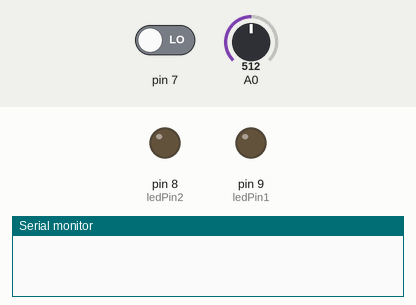
A sketch run on a simulated Arduino Uno, built with avr-gcc and run on an emulated ATmega328P. Shown: output pins drawn as LEDs (lit = HIGH), the last lines printed to the serial monitor. The test bench sets the inputs (shaded band); at power-on: pin 7 LOW, A0 = 512.

Above: at 1.2 s.
1.3 s: pin 7 driven HIGH
At 3.2 s:
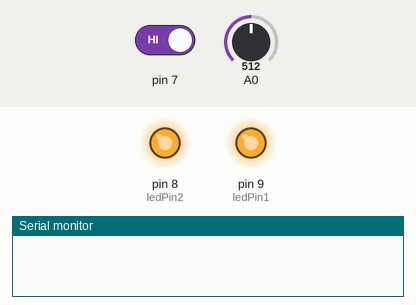
3.5 s: A0 set to 440
At 4.4 s:
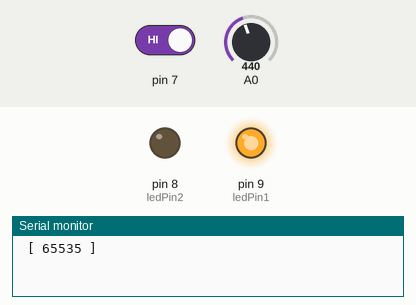
5.0 s: A0 set to 460
At 5.6 s:
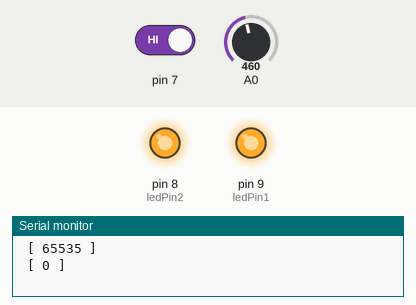
6.5 s: pin 7 driven LOW
At 6.8 s:
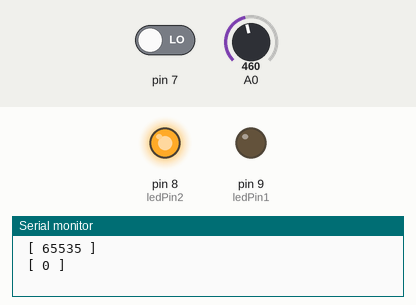
8.0 s: A0 set to 306
At 9.2 s:
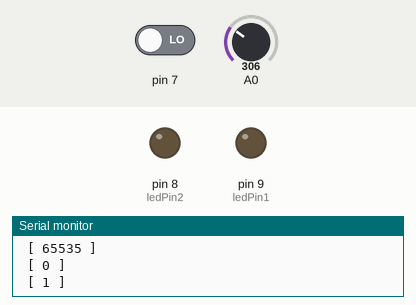
Timing chart, 0 to 10.5 s (numbered marks = the images above; inputs shaded):
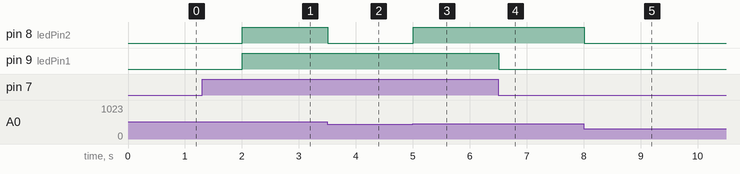

Measured:
- after the input at 1.3 s, pin 9 (ledPin1): LOW → HIGH after 0.70 s
- after the input at 3.5 s, pin 8 (ledPin2): HIGH → LOW at once
- after the input at 5.0 s, pin 8 (ledPin2): LOW → HIGH at once
- after the input at 6.5 s, pin 9 (ledPin1): HIGH → LOW at once
- after the input at 8.0 s, pin 8 (ledPin2): HIGH → LOW at once

The sketch:

TestFacility.ino
```cpp
int ledPin1 = 9; // Red LED for FlameDetector sensor
int ledPin2 = 8; // Blue LED for PIR sensor
unsigned int pCount = 0;

void setup()
{


  Serial.begin(9600); // Communication rate
  pinMode(ledPin1, OUTPUT); // Assign ledPin1 to output
  pinMode(ledPin2, OUTPUT); // Assign ledPin2 to output

}


void loop()
{
  int Flame_Detector_sensor1, Flame_Detector_sensor2; // Assign two integers.
  int PIR_sensor; // Assign integer.


  // Connect the sensors to analog pins.
  PIR_sensor = digitalRead(7); // From analog to digital (0 and 1)
  //	Flame_Detector_sensor1 = analogRead(A1); // Reads analog.
  Flame_Detector_sensor2 = analogRead(A0); // Reads analog.

  // Only two instance of a static field exists

  static long start1 = 0;  // It will be shared by all instances.
  static long start2 = 0;  // .....
  static int timer = 2000; //	 .....
  static int bigtimer = 2000; // ....

  // && millis() > timer + start1

  if(PIR_sensor == 1 && millis() > timer + start1){

    start1 = millis(); // start1 counter
    digitalWrite(ledPin1, HIGH); // Active blue LED.


  }
  else if(PIR_sensor == 0){
    digitalWrite(ledPin1, LOW); // Unactive blue LED.
  }

  // && millis() > timer + start2
  if(Flame_Detector_sensor2 >= 450 && millis() > timer + start2){

    start2 = millis(); // start2 counter
    digitalWrite(ledPin2, HIGH); // Active red LED.

  }
  else if(Flame_Detector_sensor2 <= 450) {

    digitalWrite(ledPin2, LOW); // Unactive blue LED.
  }
  // If the start1 timer -is less than start2 timer, and start1 counter is active.
  // && PIR_sensor == 1

  if(start1 < start2 && start1 > 0){

    pCount++;

    Serial.print(" [ ");
	Serial.print(pCount);
   //Serial.print("Velkommen");
   //Serial.print("\t");
   //Serial.print(start1);
   //Serial.print("\t");
   //Serial.print("<");
   //Serial.print("\t");
   //Serial.print(start2);
   //Serial.print("\t");
   //Serial.print(PIR_sensor);
   //Serial.print("\t");
   //Serial.print(Flame_Detector_sensor2);
    Serial.print(" ] ");
    Serial.println();

    start1 = 0;
    start2 = 0;

  }

  //  && PIR_sensor == 1
  if(start1 > start2 && start2 > 0){

    pCount--;

    Serial.print(" [ ");
    Serial.print(pCount);
  //  Serial.print("Hadebra");
  //  Serial.print("\t");
  //  Serial.print(start1);
  //  Serial.print("\t");
  //  Serial.print(">");
  //  Serial.print("\t");
  //  Serial.print(start2);
  //  Serial.print("\t");
  //  Serial.print(PIR_sensor);
  //  Serial.print("\t");
  //  Serial.print(Flame_Detector_sensor2);
    Serial.print(" ] ");
    Serial.println();


    start1 = 0;
    start2 = 0;

  }

  // If a single sensor is triggered, without
  // triggering both after 5 seconds (5000 ms), set that sensor timer to zero.

  if(millis() > start1 + bigtimer && start2 == 0 && start1 > 0){
    start1 = 0;
  }

  if(millis() > start2 + bigtimer && start1 == 0 && start2 > 0){
    start2 = 0;
  }

  delay(100);

}
```
